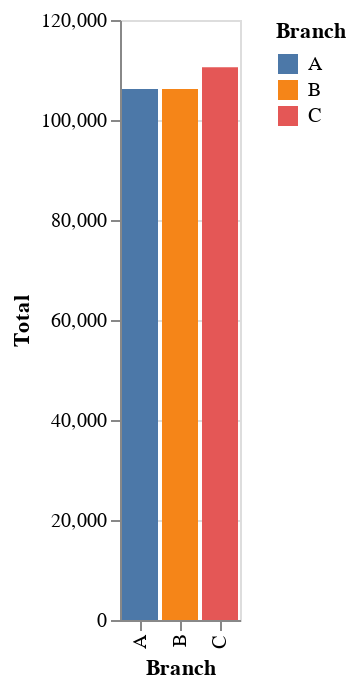

The cell this chart's notebook holds for it:
### Markdown cell above
Membuar diagram batang untuk memvisualisasikan penjualan berdasarkan cabang

### Code cell
import altair as alt

chart = alt.Chart(sales_by_branch).mark_bar().encode(
    x='Branch',
    y='Total',
    color='Branch'
)

chart

### Figure 1 — Vega-Lite specification as saved in the notebook (floating-point values rounded to 4 significant figures)
{"config": {"view": {"continuousWidth": 400, "continuousHeight": 300}}, "data": {"name": "data-019ae0d5916782a66a1c3df1e04765d1"}, "mark": "bar", "encoding": {"color": {"field": "Branch", "type": "nominal"}, "x": {"field": "Branch", "type": "nominal"}, "y": {"field": "Total", "type": "quantitative"}}, "$schema": "https://vega.github.io/schema/vega-lite/v4.17.0.json", "datasets": {"data-019ae0d5916782a66a1c3df1e04765d1": [{"Branch": "A", "Total": 106200.0}, {"Branch": "B", "Total": 106200.0}, {"Branch": "C", "Total": 110600.0}]}}
